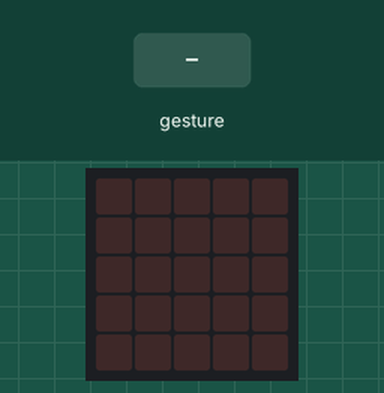
Simulated run of this program. Board: BBC micro:bit (MakeCode). On the bench: the board's 5×5 LED display. The test bench sets the inputs (shaded band). Random numbers come from a fixed seed; a tilt is held for 1.5 s and a shake lasts 1 s, then the board lies face up again.

Above: at 1.2 s.
1.3 s: gesture 'shake'
At 2.5 s:
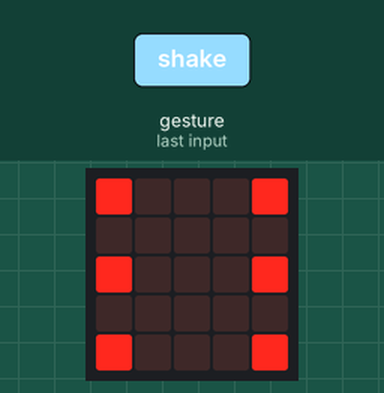
3.0 s: gesture 'shake'
At 3.8 s:
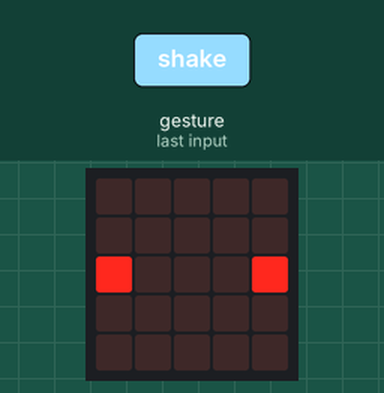
4.7 s: gesture 'shake'
At 6.1 s:
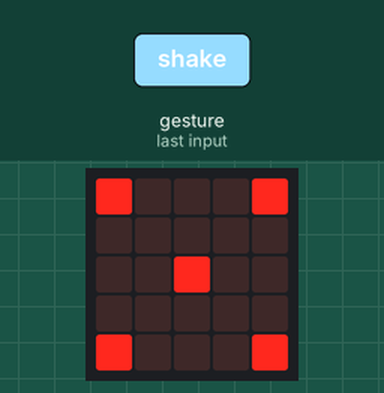
6.4 s: gesture 'shake'
At 7.6 s:
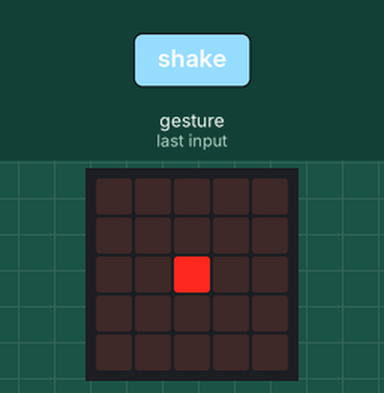
Timing chart, 0 to 9.1 s (numbered marks = the images above; inputs shaded):
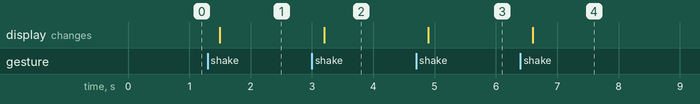

Measured:
- after the input at 1.3 s, the display: changes after 0.20 s (image 1)
- after the input at 3.0 s, the display: changes after 0.20 s (image 2)
- after the input at 4.7 s, the display: changes after 0.20 s (image 3)
- after the input at 6.4 s, the display: changes after 0.20 s (image 4)

The program:

main.ts
```typescript
let number = 0
input.onGesture(Gesture.Shake, function () {
    basic.clearScreen()
    if (number == 1) {
        basic.showLeds(`
            . . . . .
            . . . . .
            . . # . .
            . . . . .
            . . . . .
            `)
    } else if (number == 2) {
        basic.showLeds(`
            . . . . .
            . . . . .
            # . . . #
            . . . . .
            . . . . .
            `)
    } else if (number == 3) {
        basic.showLeds(`
            . . . . #
            . . . . .
            . . # . .
            . . . . .
            # . . . .
            `)
    } else if (number == 4) {
        basic.showLeds(`
            # . . . #
            . . . . .
            . . . . .
            . . . . .
            # . . . #
            `)
    } else if (number == 5) {
        basic.showLeds(`
            # . . . #
            . . . . .
            . . # . .
            . . . . .
            # . . . #
            `)
    } else if (false) {

    } else {
        basic.showLeds(`
            # . . . #
            . . . . .
            # . . . #
            . . . . .
            # . . . #
            `)
    }
    number = randint(1, 6)
})
```

test.ts
```typescript
// tests gaan hier; deze zal niet worden gecompileerd wanneer dit pakket wordt gebruikt als extensie.
```
